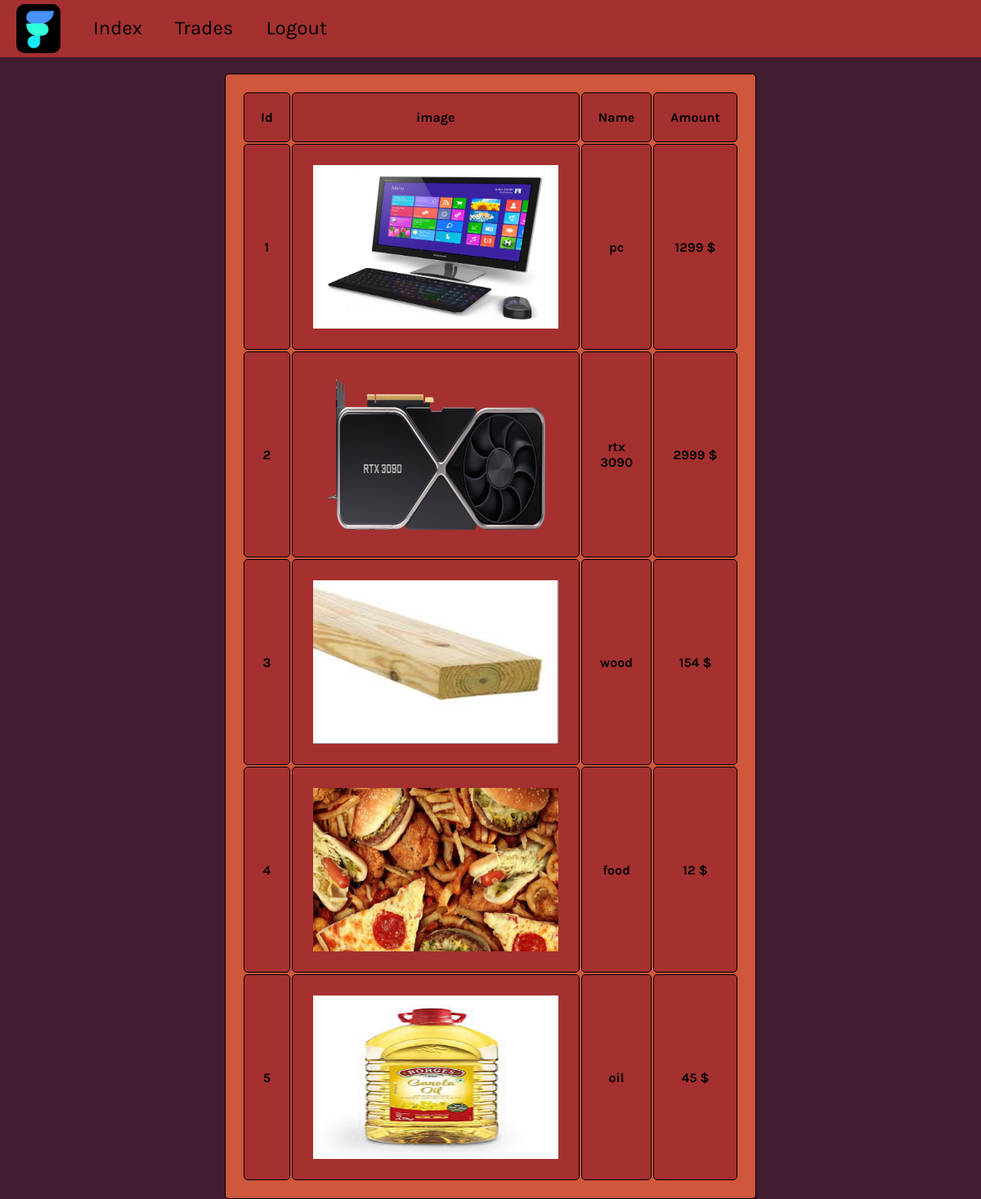
/trades (signed in), run on the app's committed database.
### tables this page shows
CREATE TABLE items (id INTEGER PRIMARY KEY NOT NULL,image_name TEXT NOT NULL, name TEXT NOT NULL, price INTEGER NOT NULL);

### app.py (the view)
@app.route("/trades")
@login_required
def offers():
    db = sqlite3.connect("data.db",check_same_thread=False)
    data = db.execute("SELECT * FROM items").fetchall()
    db.close()
    print(data)
    return render_template("trades.html", trade_data = data)

### app.py (called while the page is built)
def login_required(f):
    @wraps(f)
    def decorated_function(*args, **kwargs):
        if session.get("username_id") is None:
            return redirect("/login")
        return f(*args, **kwargs)
    return decorated_function

### templates/trades.html (shortened to what this page needs)
<html>
<head>
    <link rel="stylesheet" href="https://cdnjs.cloudflare.com/ajax/libs/normalize/8.0.1/normalize.css">
    <link rel="stylesheet" href="static/index.css">
</head>
<body>
    <div class="container">
        <nav class="navbar">
            <img src="static/logo.png" alt="elmo" class="image" style="height: 60px; border-radius: 10px;" />
            <ul>
                <li><a href="/">Index</a></li>
                <li><a href="/trades"> Trades</a></li>
                <li><a href="/logout" style="text-align: center;"> Logout</a></li>
            </ul>
        </nav>
        <div class="table-container">
            <table>
                <tr>
                    <th class="table-amount">Id</th>
                    <th class="table-id">image</th>
                    <th class="table-name">Name</th>
                    <th class="table-amount">Amount</th>
                </tr>
                {% for row in trade_data%}
                <tr>
                    <th>{{row[0]}}</th>
                    <th><img src="static/upload/{{row[1]}}" style="margin: 5px; height: 200px; width: 300px;" alt="this image"></th>
                    <th>{{row[2]}}</th>
                    <th>{{row[3]}} $</th>
                </tr>
                {% endfor %}
            </table>
        </div>
    </div>
</body>
</html>

### static/index.css (style rules this page uses)
html, body { margin: 0; padding: 0; font-family: "Karla", sans-serif; background-color: #411d31; }
.navbar { display: flex; align-items: center; height: 30px; background:#a53030; color: white; padding: 20px; }
.navbar > ul { font-size: 24px; color: black; list-style-type: none; display: flex; gap: 40px; }
a:link { text-decoration: none; color: black }
table, th, tr { border: 1px solid black; border-radius: 5px; width: 50%; padding: 20px; margin: auto; margin-top: 20px; background-color: #cf573c; overflow-x:auto; }
th { background-color: #a53030; }

### data on the page
items: id "1", image_name (picture), name "pc", price "1299"
items: id "2", image_name (picture), name "rtx 3090", price "2999"
items: id "3", image_name (picture), name "wood", price "154"
items: id "4", image_name (picture), name "food", price "12"
items: id "5", image_name (picture), name "oil", price "45"
